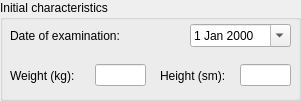
  <widget class="QGroupBox" name="groupBox_2">
   <property name="geometry">
    <rect>
     <x>10</x>
     <y>150</y>
     <width>301</width>
     <height>101</height>
    </rect>
   </property>
   <property name="title">
    <string>Initial characteristics</string>
   </property>
   <widget class="QWidget" name="horizontalLayoutWidget">
    <property name="geometry">
     <rect>
      <x>10</x>
      <y>20</y>
      <width>161</width>
      <height>31</height>
     </rect>
    </property>
    <layout class="QHBoxLayout" name="horizontalLayout">
     <item>
      <widget class="QLabel" name="label">
       <property name="text">
        <string>Date of examination:</string>
       </property>
      </widget>
     </item>
    </layout>
   </widget>
   <widget class="QWidget" name="horizontalLayoutWidget_2">
    <property name="geometry">
     <rect>
      <x>190</x>
      <y>20</y>
      <width>101</width>
      <height>31</height>
     </rect>
    </property>
    <layout class="QHBoxLayout" name="horizontalLayout_2">
     <item>
      <widget class="QDateEdit" name="deDate">
       <property name="calendarPopup">
        <bool>true</bool>
       </property>
      </widget>
     </item>
    </layout>
   </widget>
   <widget class="QWidget" name="horizontalLayoutWidget_3">
    <property name="geometry">
     <rect>
      <x>10</x>
      <y>60</y>
      <width>81</width>
      <height>31</height>
     </rect>
    </property>
    <layout class="QHBoxLayout" name="horizontalLayout_3">
     <item>
      <widget class="QLabel" name="label_2">
       <property name="text">
        <string>Weight (kg):</string>
       </property>
      </widget>
     </item>
    </layout>
   </widget>
   <widget class="QWidget" name="horizontalLayoutWidget_4">
    <property name="geometry">
     <rect>
      <x>95</x>
      <y>60</y>
      <width>51</width>
      <height>31</height>
     </rect>
    </property>
    <layout class="QHBoxLayout" name="horizontalLayout_4">
     <item>
      <widget class="QLineEdit" name="leWeight"/>
     </item>
    </layout>
   </widget>
   <widget class="QWidget" name="horizontalLayoutWidget_5">
    <property name="geometry">
     <rect>
      <x>160</x>
      <y>60</y>
      <width>77</width>
      <height>31</height>
     </rect>
    </property>
    <layout class="QHBoxLayout" name="horizontalLayout_5">
     <item>
      <widget class="QLabel" name="label_3">
       <property name="text">
        <string>Height (sm):</string>
       </property>
      </widget>
     </item>
    </layout>
   </widget>
   <widget class="QWidget" name="horizontalLayoutWidget_6">
    <property name="geometry">
     <rect>
      <x>240</x>
      <y>60</y>
      <width>51</width>
      <height>31</height>
     </rect>
    </property>
    <layout class="QHBoxLayout" name="horizontalLayout_6">
     <item>
      <widget class="QLineEdit" name="leGrowth"/>
     </item>
    </layout>
   </widget>
  </widget>
